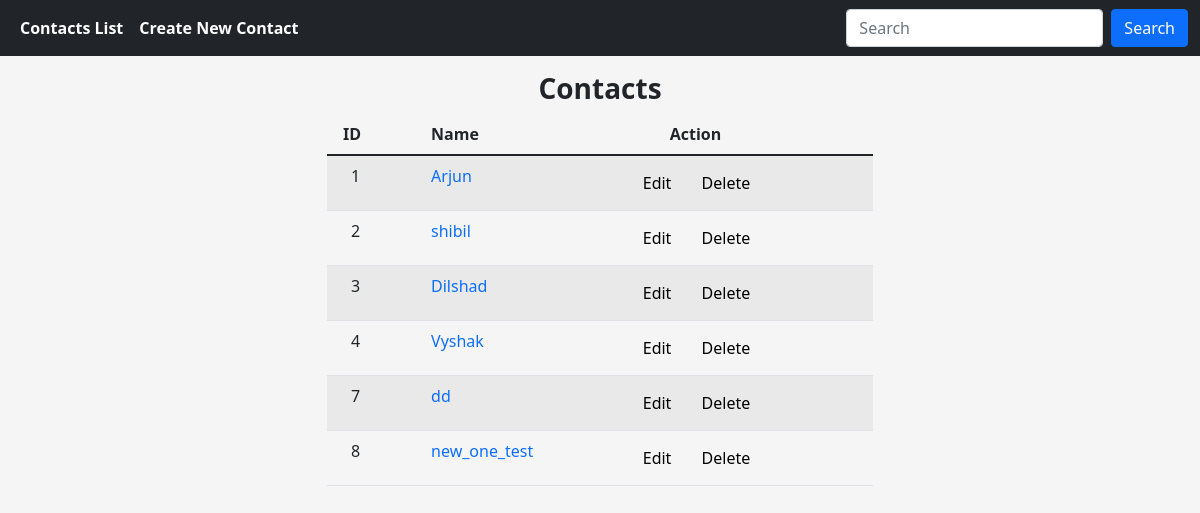
The app's page /, older data.
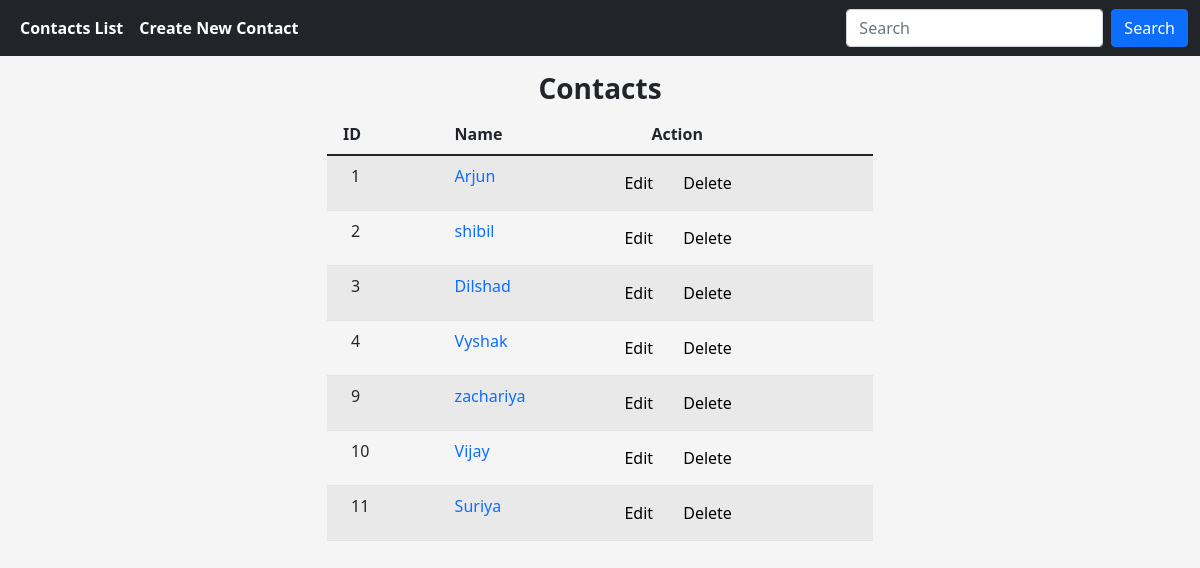
The same page, newer data.
### app1/models.py (models this page shows, shortened)
class PhoneBookModel(models.Model):
    name = models.CharField(max_length=225)
    mobile = models.CharField(max_length=225)
    image = models.ImageField(upload_to='image/pro', null=True, blank=True)

### app1/views.py (the view)
# urls.py: path('', index, name='index'),
def index(request):
    if 'qu' in request.GET:
        qu = request.GET['qu']
        obj = PhoneBookModel.objects.filter(name__icontains=qu)
    else:
        obj = PhoneBookModel.objects.all()
    context = {
        'obj': obj,
        'c':obj.count()
    }
    return render(request, 'index.html', context)

### templates/index.html (shortened to what this page needs)
{% extends "base.html" %}
{% block body %}
{% load static %}
<div class="container">
    <div class="row">
        <div class="col-3"></div>
        <div class="col-sm-12 col-md-6 ">
            <table class="table table-striped">
                <h3 class="text-center fw-bold mt-3">Contacts</h3>
                <thead>
                    <tr>
                        <th class="px-3">ID</th>
                        <th>Name</th>
                        <th class="ps-5 ">Action</th>
                    </tr>
                </thead>
                <tbody>
                    {% for i in obj %}
                    <tr>
                        <td class="px-4">{{i.id}}</td>
                        <td><a id="deta" href="#" onclick="mod(this)" data-sid="{{i.id}}"
                                title="View Contact Details!">{{i.name}}</a>
                        </td>
                        <td><button class="btn btn"><a class="text-black" href="{% url 'edit_contact' i.id %}">Edit</a></button>
                            <button class="btn btn "><a class="text-black"
                                    onclick="return confirm('Are you sure you want to delete?');" id="clr"
                                    href="{% url 'contact_delete' i.id %}">Delete</a></button>
                        </td>
                    </tr>
                    {% endfor %}
                </tbody>
            </table>
        </div>
        <div class="col-3"></div>
    </div>
</div>
{% endblock body %}

Row changes from the older to the newer data that the page shows:
removed PhoneBookModel: id "7", name "dd"
removed PhoneBookModel: id "8", name "new_one_test"
added PhoneBookModel: id "9", name "zachariya"
added PhoneBookModel: id "10", name "Vijay"
added PhoneBookModel: id "11", name "Suriya"
